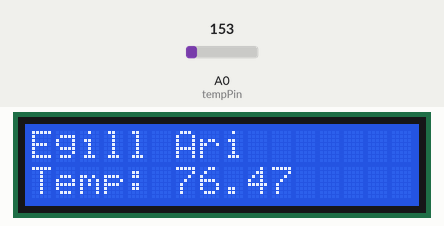
Recording of a sketch running on a simulated Arduino Uno, built with avr-gcc and run on an emulated ATmega328P. Parts: 16×2 character LCD. The inputs (shaded band) are chosen by the test bench; at power-on: A0 (tempPin) = 153.

Above: at 1.2 s.
1.3 s: A0 (tempPin) set to 165
At 2.7 s:
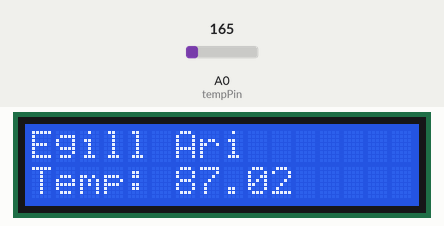
3.0 s: A0 (tempPin) set to 175
At 4.2 s:
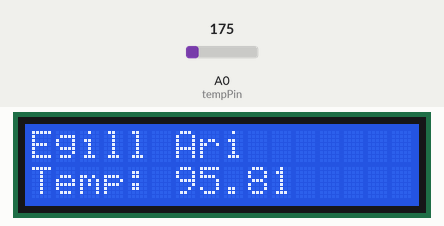
4.5 s: A0 (tempPin) set to 191
At 5.6 s:
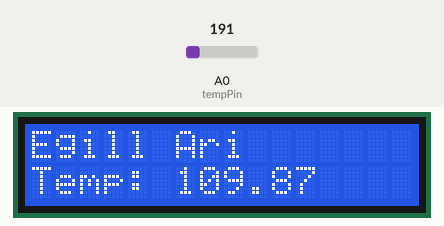
Timing chart, 0 to 7.5 s (numbered marks = the images above; inputs shaded):
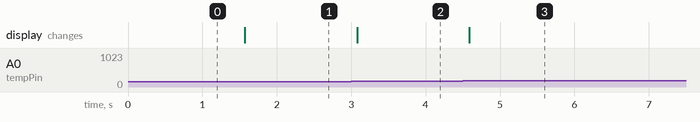

The sketch:

lcdauka.ino
```cpp
#include <LiquidCrystal.h>

int tempPin = 0;

// initialize the library with the numbers of the interface pins
LiquidCrystal lcd(12, 11, 5, 4, 3, 2);

void setup() {
  // set up the LCD's number of columns and rows:
  lcd.begin(16, 2);
  // Print a message to the LCD.
  lcd.print("Egill Ari");
}

void loop() {
    // Display Temperature in C
  int tempReading = analogRead(tempPin);
  float tempVolts = tempReading * 5.0 / 1024.0;
  float tempC = (tempVolts - 0.5) * 100.0;
  float tempF = tempC * 9.0 / 5.0 + 32.0;
  //         ----------------
  lcd.setCursor(0, 1);
  lcd.print("Temp: ");
  lcd.print(tempF);
  // set the cursor to column 0, line 1
  // (note: line 1 is the second row, since counting begins with 0):
  // print the number of seconds since reset:
  delay(500);

}
```

Measured:
- after the input at 1.3 s, the display: changes after 0.27 s (image 1)
- after the input at 3.0 s, the display: changes after 0.08 s (image 2)
- after the input at 4.5 s, the display: changes after 0.09 s (image 3)
